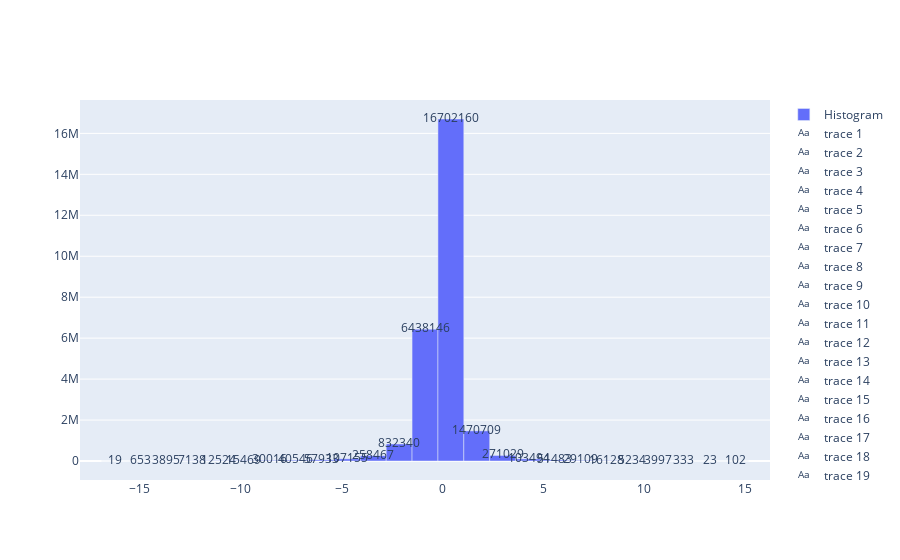

Notebook source saved alongside this figure:
### Code cell
bin_midpoints = bins[:-1] + np.diff(bins)/2

fig = go.Figure()

fig.add_trace(go.Bar(
    x=bin_midpoints,
    y=counts,
    width=np.diff(bins), # makes bars have correct widths
    name='Histogram'
))
# add text labels for counts
for i in range(len(counts)):
    fig.add_trace(go.Scatter(
        x=[bin_midpoints[i]],
        y=[counts[i]],
        text=[str(counts[i])],
        mode='text',
    ))

fig.show()

### Figure 1 — Plotly figure (JSON) as saved in the notebook; plotly's stock layout.template omitted (floating-point values rounded to 4 significant figures)
{"data": [{"name": "Histogram", "type": "bar", "width": [1.282, 1.282, 1.282, 1.282, 1.282, 1.282, 1.282, 1.282, 1.282, 1.282, 1.282, 1.282, 1.282, 1.282, 1.282, 1.282, 1.282, 1.282, 1.282, 1.282, 1.282, 1.282, 1.282, 1.282, 1.282], "x": [-16.25, -14.97, -13.69, -12.41, -11.12, -9.842, -8.56, -7.277, -5.995, -4.713, -3.431, -2.149, -0.8663, 0.4159, 1.698, 2.98, 4.263, 5.545, 6.827, 8.109, 9.392, 10.67, 11.96, 13.24, 14.52], "y": [19, 653, 3895, 7138, 12524, 15469, 30016, 40546, 57933, 107155, 258467, 832340, 6438146, 16702160, 1470709, 271029, 103494, 51483, 29109, 16128, 5234, 3997, 333, 23, 102]}, {"mode": "text", "text": ["19"], "type": "scatter", "x": [-16.25], "y": [19]}, {"mode": "text", "text": ["653"], "type": "scatter", "x": [-14.97], "y": [653]}, {"mode": "text", "text": ["3895"], "type": "scatter", "x": [-13.69], "y": [3895]}, {"mode": "text", "text": ["7138"], "type": "scatter", "x": [-12.41], "y": [7138]}, {"mode": "text", "text": ["12524"], "type": "scatter", "x": [-11.12], "y": [12524]}, {"mode": "text", "text": ["15469"], "type": "scatter", "x": [-9.842], "y": [15469]}, {"mode": "text", "text": ["30016"], "type": "scatter", "x": [-8.56], "y": [30016]}, {"mode": "text", "text": ["40546"], "type": "scatter", "x": [-7.277], "y": [40546]}, {"mode": "text", "text": ["57933"], "type": "scatter", "x": [-5.995], "y": [57933]}, {"mode": "text", "text": ["107155"], "type": "scatter", "x": [-4.713], "y": [107155]}, {"mode": "text", "text": ["258467"], "type": "scatter", "x": [-3.431], "y": [258467]}, {"mode": "text", "text": ["832340"], "type": "scatter", "x": [-2.149], "y": [832340]}, {"mode": "text", "text": ["6438146"], "type": "scatter", "x": [-0.8663], "y": [6438146]}, {"mode": "text", "text": ["16702160"], "type": "scatter", "x": [0.4159], "y": [16702160]}, {"mode": "text", "text": ["1470709"], "type": "scatter", "x": [1.698], "y": [1470709]}, {"mode": "text", "text": ["271029"], "type": "scatter", "x": [2.98], "y": [271029]}, {"mode": "text", "text": ["103494"], "type": "scatter", "x": [4.263], "y": [103494]}, {"mode": "text", "text": ["51483"], "type": "scatter", "x": [5.545], "y": [51483]}, {"mode": "text", "text": ["29109"], "type": "scatter", "x": [6.827], "y": [29109]}, {"mode": "text", "text": ["16128"], "type": "scatter", "x": [8.109], "y": [16128]}, {"mode": "text", "text": ["5234"], "type": "scatter", "x": [9.392], "y": [5234]}, {"mode": "text", "text": ["3997"], "type": "scatter", "x": [10.67], "y": [3997]}, {"mode": "text", "text": ["333"], "type": "scatter", "x": [11.96], "y": [333]}, {"mode": "text", "text": ["23"], "type": "scatter", "x": [13.24], "y": [23]}, {"mode": "text", "text": ["102"], "type": "scatter", "x": [14.52], "y": [102]}], "layout": {"autosize": true, "xaxis": {"autorange": true, "range": [-17.96, 16.23], "type": "linear"}, "yaxis": {"autorange": true, "range": [-927900.0, 17630000.0], "type": "linear"}}}
